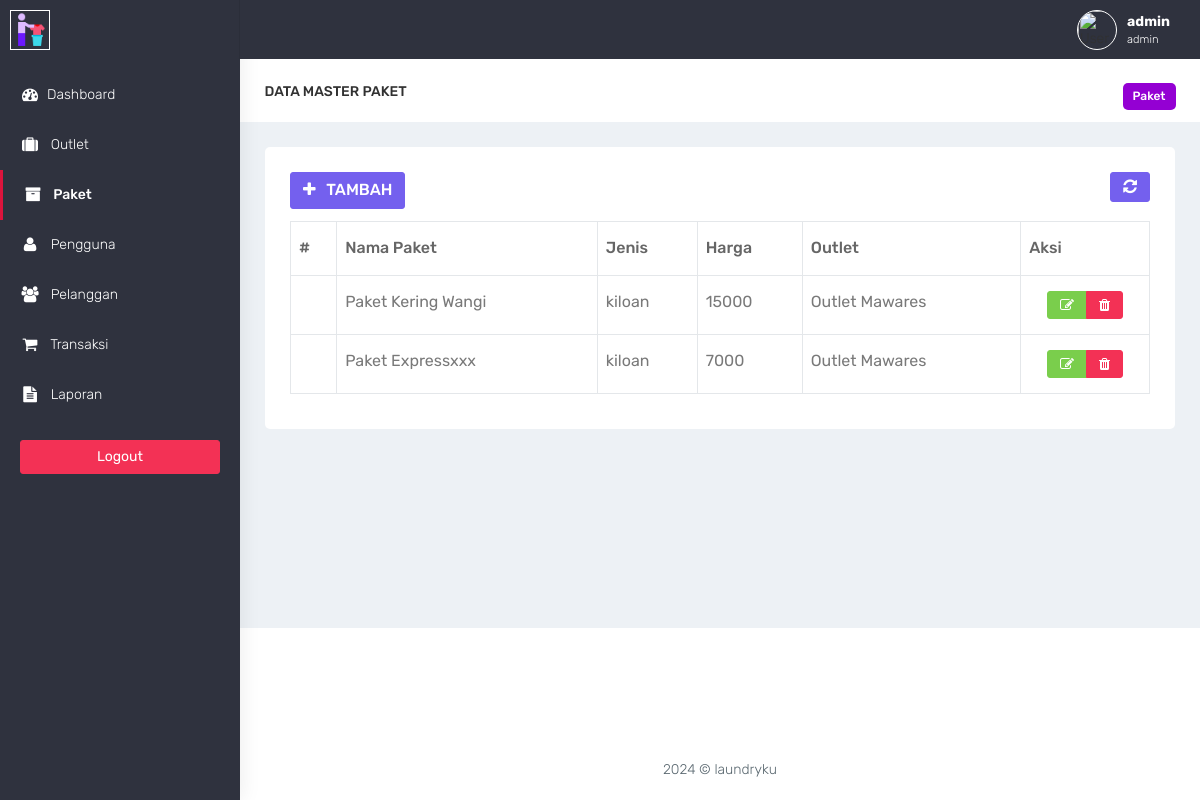
The page /admin/paket.php (signed in) on the database its author committed.
### tables this page shows
CREATE TABLE `paket` (
  `id_paket` int(11) NOT NULL,
  `jenis_paket` enum('kiloan','selimut','bedcover','kaos','lain') DEFAULT NULL,
  `nama_paket` varchar(100) DEFAULT NULL,
  `harga` int(11) DEFAULT NULL,
  `outlet_id` int(11) DEFAULT NULL
);

CREATE TABLE `outlet` (
  `id_outlet` int(11) NOT NULL,
  `nama_outlet` varchar(100) DEFAULT NULL,
  `alamat_outlet` text DEFAULT NULL,
  `telp_outlet` varchar(15) DEFAULT NULL
);

### admin/functions.php (called while the page is built, shortened)
<?php
function ambildata($conn,$query){
    $data = mysqli_query($conn,$query);
    if (mysqli_num_rows($data) > 0) {
        while($row = mysqli_fetch_assoc($data)){
        $hasil[] = $row;
    }
    return $hasil;
    }
}
?>

### admin/paket.php (the view, shortened to what this page needs)
<?php
$title = 'paket';
require 'functions.php';
require 'layout_header.php';
$query = 'SELECT outlet.nama_outlet ,paket.* FROM paket INNER JOIN outlet ON paket.outlet_id = outlet.id_outlet';
$data = ambildata($conn,$query);
?>
<div class="container-fluid">
    <div class="row bg-title">
        <div class="col-lg-3 col-md-4 col-sm-4 col-xs-12">
            <h4 class="page-title">Data Master <?= htmlspecialchars($title); ?></h4> </div>
        <div class="col-lg-9 col-sm-8 col-md-8 col-xs-12">
            <ol class="breadcrumb">
                <li class="btn-bread"><a href="#">Paket</a></li>
            </ol>
        </div>
    </div>
    <div class="row">
        <div class="col-md-12 col-lg-12 col-sm-12 col-xs-12">
            <div class="white-box rounded">
                <div class="row">
                    <div class="col-md-6">
                        <a href="paket_tambah.php" class="btn btn-primary box-title"><i class="fa fa-plus fa-fw"></i> Tambah</a>
                    </div>
                    <div class="col-md-6 text-right">
                        <button id="btn-refresh" class="btn btn-primary box-title text-right" title="Refresh Data"><i class="fa fa-refresh" id="ic-refresh"></i></button>
                    </div>
                </div>
                <div class="table-responsive">
                    <table class="table table-bordered thead-dark" id="table">
                        <thead class="thead-dark">
                            <tr>
                                <th>#</th>
                                <th>Nama Paket</th>
                                <th>Jenis</th>
                                <th>Harga</th>
                                <th>Outlet</th>
                                <th width="15%">Aksi</th>
                            </tr>
                        </thead>
                        <tbody>
                            <?php foreach($data as $paket): ?>
                                <tr>
                                    <td></td>
                                    <td><?= htmlspecialchars($paket['nama_paket']); ?></td>
                                    <td><?= htmlspecialchars($paket['jenis_paket']); ?></td>
                                    <td><?= htmlspecialchars($paket['harga']); ?></td>
                                    <td><?= htmlspecialchars($paket['nama_outlet']); ?></td>
                                    <td align="center">
                                        <div class="btn-group" role="group" aria-label="Basic example">
                                          <a href="paket_edit.php?id=<?= htmlspecialchars($paket['id_paket']); ?>" data-toggle="tooltip" data-placement="bottom" title="Edit" class="btn btn-success"><i class="fa fa-edit"></i></a>
                                          <a href="paket_hapus.php?id=<?= htmlspecialchars($paket['id_paket']); ?>" onclick="return confirm('Yakin hapus data ? ');" data-toggle="tooltip" data-placement="bottom" title="Hapus" class="btn btn-danger"><i class="fa fa-trash"></i></a>
                                        </div>
                                    </td>
                                </tr>
                            <?php endforeach; ?>
                        </tbody>
                    </table>
                </div>
            </div>
        </div>
    </div>
</div>
<?php
require'layout_footer.php';

### assets/css/colors/default.css (style rules this page uses)
body { background: #fff; }

### admin/paket.php (style rules this page uses)
.rounded { border-radius: 5px; }
.btn-bread { background-color: darkviolet; padding:5px 10px; border-radius: 5px; }
.btn-bread a { color:white !important; font-size: 12px; font-weight: 500; }

### rows shown on the page
paket: nama_paket "Paket Kering Wangi", jenis_paket "kiloan", harga "15000", outlet.nama_outlet "Outlet Mawares"
paket: nama_paket "Paket Expressxxx", jenis_paket "kiloan", harga "7000", outlet.nama_outlet "Outlet Mawares"

### other values the page prints
$_SESSION['username'] "admin"
$_SESSION['role'] "admin"
$title "PAKET"
